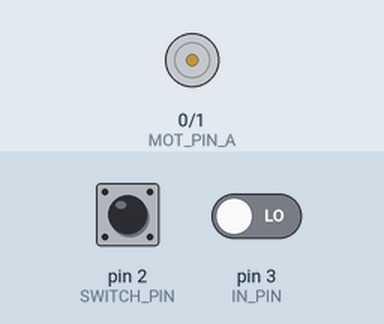
Bench run of a sketch on a simulated Arduino Uno, built with avr-gcc and run on an emulated ATmega328P. Parts: motor-driver pin pairs drawn as motors (green arrow = first pin HIGH = forward, orange = second pin HIGH = backward, longer = more drive). Inputs (shaded band) come from the test bench; at power-on: pin 3 (IN_PIN) LOW, pin 2 (SWITCH_PIN) LOW.

Above: at 1.2 s.
1.3 s: pin 3 (IN_PIN) driven HIGH
At 2.5 s:
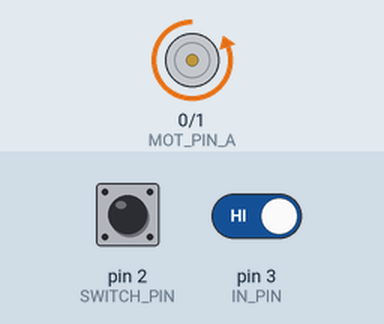
2.8 s: pin 2 (SWITCH_PIN) pulled HIGH for 3.2 s
At 3.6 s:
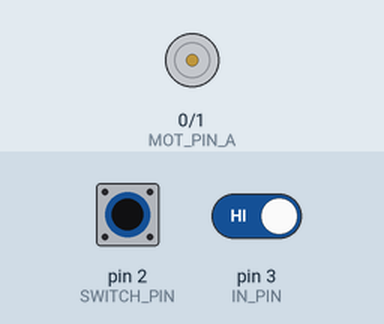
Timing chart, 0 to 7.5 s (numbered marks = the images above; inputs shaded):
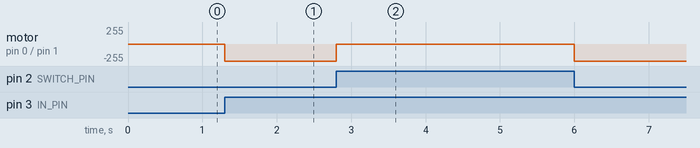

Measured:
- after the input at 1.3 s, motor on pin 0 (MOT_PIN_A) / pin 1 (MOT_PIN_B): stopped → backward 255/255 at once
- after the input at 2.8 s, motor on pin 0 (MOT_PIN_A) / pin 1 (MOT_PIN_B): backward 255/255 → stopped at once, → backward 255/255 3.2 s later

The sketch:

timerTiny.ino
```cpp
/**
    Chemical Timer Action - Mission Possible MK2
    Ward Melville HS Science Olympiad - Team A - 2017-2018
    expTiny.ino
    Purpose: Turns on a motor when the input is recieved. Turns it off when a switch is hit.

    @author David Cutting
    @version 1.1 1/26/2018
*/

// Definitions for microcontroller pin numbers
const int MOT_PIN_A = 0;
const int MOT_PIN_B = 1;
const int SWITCH_PIN = 2;
const int IN_PIN = 3;

void setup() {
  // Set the microcontroller pins as either inputs or outputs
  pinMode(SWITCH_PIN, INPUT);
  pinMode(IN_PIN, INPUT);
  pinMode(MOT_PIN_A, OUTPUT);
  pinMode(MOT_PIN_B, OUTPUT);

  // Lock the motor in place (connect the leads, essentially)
  digitalWrite(MOT_PIN_A, LOW);
  digitalWrite(MOT_PIN_B, LOW);
}

void loop() {
 if(digitalRead(SWITCH_PIN)) { // If the limit switch is pressed...
    // Turn the motor off (coast)
    digitalWrite(MOT_PIN_A, LOW);
    digitalWrite(MOT_PIN_B, LOW);
  }
  else if(digitalRead(IN_PIN)) {
    digitalWrite(MOT_PIN_A, LOW);
    digitalWrite(MOT_PIN_B, HIGH);
  }
}
```
